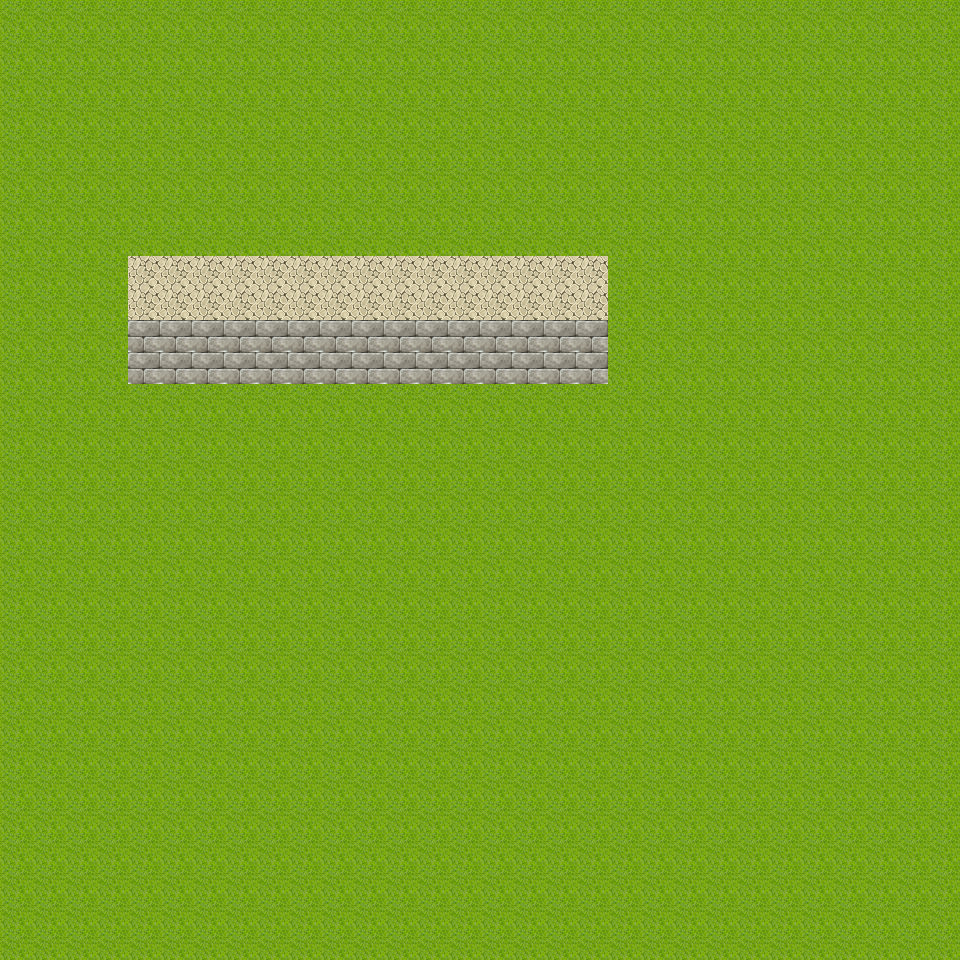

Below is a game level as drawn by its tile map, then a one-line description and the .tmx that defines it (tile-layer data replaced by summaries):
An orthogonal 30x30 tile map with 32x32 px tiles, 2 tile layers (layer, layer-2).

<map version="1.0" orientation="orthogonal" renderorder="right-down" width="30" height="30" tilewidth="32" tileheight="32" nextobjectid="1">
 <properties>
  <property name="name" value="Debug" />
 </properties>
 <tileset firstgid="1" name="tileset" tilewidth="32" tileheight="32">
  <image source="../tilesheets/tileset.png" width="1024" height="2016" />
 </tileset>
 <layer name="layer" width="30" height="30">
  <data>[900 cells, 900 non-empty, 1 distinct tile ids]</data>
 </layer>
 <layer name="layer-2" width="30" height="30">
  <data>[900 cells, 60 non-empty, 2 distinct tile ids]</data>
 </layer>
</map>
